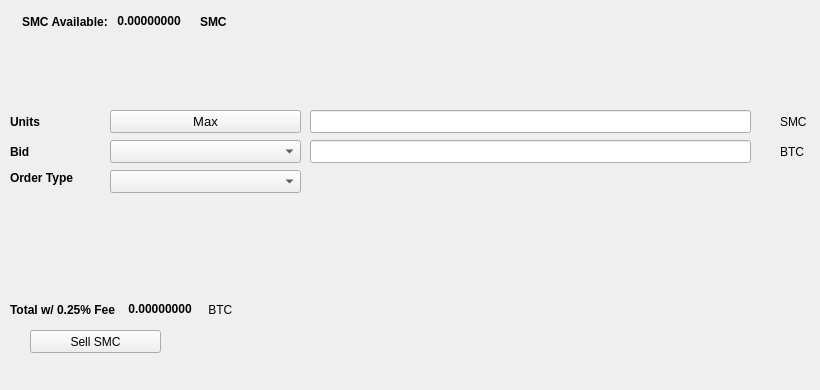
   <widget class="QWidget" name="SellTab">
    <attribute name="title">
     <string>Sell</string>
    </attribute>
    <widget class="QLabel" name="label_16">
     <property name="geometry">
      <rect>
       <x>780</x>
       <y>140</y>
       <width>31</width>
       <height>23</height>
      </rect>
     </property>
     <property name="text">
      <string>BTC</string>
     </property>
    </widget>
    <widget class="QComboBox" name="SellBidcomboBox">
     <property name="geometry">
      <rect>
       <x>110</x>
       <y>140</y>
       <width>191</width>
       <height>23</height>
      </rect>
     </property>
     <property name="font">
      <font>
       <pointsize>10</pointsize>
      </font>
     </property>
    </widget>
    <widget class="QLabel" name="label_18">
     <property name="geometry">
      <rect>
       <x>10</x>
       <y>110</y>
       <width>46</width>
       <height>23</height>
      </rect>
     </property>
     <property name="font">
      <font>
       <weight>75</weight>
       <bold>true</bold>
      </font>
     </property>
     <property name="text">
      <string>Units</string>
     </property>
    </widget>
    <widget class="QPushButton" name="Sell_Max_Amount">
     <property name="geometry">
      <rect>
       <x>110</x>
       <y>110</y>
       <width>191</width>
       <height>23</height>
      </rect>
     </property>
     <property name="font">
      <font>
       <pointsize>10</pointsize>
      </font>
     </property>
     <property name="text">
      <string>Max</string>
     </property>
    </widget>
    <widget class="QLabel" name="label_20">
     <property name="geometry">
      <rect>
       <x>10</x>
       <y>170</y>
       <width>91</width>
       <height>16</height>
      </rect>
     </property>
     <property name="font">
      <font>
       <weight>75</weight>
       <bold>true</bold>
      </font>
     </property>
     <property name="text">
      <string>Order Type</string>
     </property>
    </widget>
    <widget class="QComboBox" name="SellOrdertypeCombo">
     <property name="geometry">
      <rect>
       <x>110</x>
       <y>170</y>
       <width>191</width>
       <height>23</height>
      </rect>
     </property>
     <property name="font">
      <font>
       <pointsize>10</pointsize>
      </font>
     </property>
    </widget>
    <widget class="QLabel" name="label_21">
     <property name="geometry">
      <rect>
       <x>10</x>
       <y>140</y>
       <width>46</width>
       <height>23</height>
      </rect>
     </property>
     <property name="font">
      <font>
       <weight>75</weight>
       <bold>true</bold>
      </font>
     </property>
     <property name="text">
      <string>Bid</string>
     </property>
    </widget>
    <widget class="QLabel" name="label_22">
     <property name="geometry">
      <rect>
       <x>780</x>
       <y>110</y>
       <width>31</width>
       <height>23</height>
      </rect>
     </property>
     <property name="text">
      <string>SMC</string>
     </property>
    </widget>
    <widget class="QLineEdit" name="UnitsInputSMC">
     <property name="geometry">
      <rect>
       <x>310</x>
       <y>110</y>
       <width>441</width>
       <height>23</height>
      </rect>
     </property>
     <property name="font">
      <font>
       <pointsize>9</pointsize>
       <weight>75</weight>
       <bold>true</bold>
      </font>
     </property>
    </widget>
    <widget class="QLineEdit" name="SellBidPriceEdit">
     <property name="geometry">
      <rect>
       <x>310</x>
       <y>140</y>
       <width>441</width>
       <height>23</height>
      </rect>
     </property>
     <property name="font">
      <font>
       <pointsize>9</pointsize>
       <weight>75</weight>
       <bold>true</bold>
      </font>
     </property>
    </widget>
    <widget class="QPushButton" name="SellSMCBTN">
     <property name="geometry">
      <rect>
       <x>30</x>
       <y>330</y>
       <width>131</width>
       <height>23</height>
      </rect>
     </property>
     <property name="text">
      <string>Sell SMC</string>
     </property>
     <property name="icon">
      <iconset resource="../smc">
       <normaloff>:/icons/bitcoin</normaloff>:/icons/bitcoin</iconset>
     </property>
    </widget>
    <widget class="QWidget" name="layoutWidget3">
     <property name="geometry">
      <rect>
       <x>22</x>
       <y>12</y>
       <width>258</width>
       <height>19</height>
      </rect>
     </property>
     <layout class="QHBoxLayout" name="horizontalLayout">
      <item>
       <widget class="QLabel" name="label232_2">
        <property name="font">
         <font>
          <weight>75</weight>
          <bold>true</bold>
         </font>
        </property>
        <property name="text">
         <string>SMC Available:</string>
        </property>
       </widget>
      </item>
      <item>
       <widget class="QLabel" name="SMCAvailableLabel">
        <property name="palette">
         <palette>
          <active>
           <colorrole role="WindowText">
            <brush brushstyle="SolidPattern">
             <color alpha="255">
              <red>0</red>
              <green>0</green>
              <blue>0</blue>
             </color>
            </brush>
           </colorrole>
           <colorrole role="Button">
            <brush brushstyle="SolidPattern">
             <color alpha="255">
              <red>0</red>
              <green>170</green>
              <blue>0</blue>
             </color>
            </brush>
           </colorrole>
           <colorrole role="Light">
            <brush brushstyle="SolidPattern">
             <color alpha="255">
              <red>0</red>
              <green>255</green>
              <blue>0</blue>
             </color>
            </brush>
           </colorrole>
           <colorrole role="Midlight">
            <brush brushstyle="SolidPattern">
             <color alpha="255">
              <red>0</red>
              <green>212</green>
              <blue>0</blue>
             </color>
            </brush>
           </colorrole>
           <colorrole role="Dark">
            <brush brushstyle="SolidPattern">
             <color alpha="255">
              <red>0</red>
              <green>85</green>
              <blue>0</blue>
             </color>
            </brush>
           </colorrole>
           <colorrole role="Mid">
            <brush brushstyle="SolidPattern">
             <color alpha="255">
              <red>0</red>
              <green>113</green>
              <blue>0</blue>
             </color>
            </brush>
           </colorrole>
           <colorrole role="Text">
            <brush brushstyle="SolidPattern">
             <color alpha="255">
              <red>0</red>
              <green>170</green>
              <blue>0</blue>
             </color>
            </brush>
           </colorrole>
           <colorrole role="BrightText">
            <brush brushstyle="SolidPattern">
             <color alpha="255">
              <red>255</red>
              <green>255</green>
              <blue>255</blue>
             </color>
            </brush>
           </colorrole>
           <colorrole role="ButtonText">
            <brush brushstyle="SolidPattern">
             <color alpha="255">
              <red>0</red>
              <green>0</green>
              <blue>0</blue>
             </color>
            </brush>
           </colorrole>
           <colorrole role="Base">
            <brush brushstyle="SolidPattern">
             <color alpha="255">
              <red>255</red>
              <green>255</green>
              <blue>255</blue>
             </color>
            </brush>
           </colorrole>
           <colorrole role="Window">
            <brush brushstyle="SolidPattern">
             <color alpha="255">
              <red>0</red>
              <green>170</green>
              <blue>0</blue>
             </color>
            </brush>
           </colorrole>
           <colorrole role="Shadow">
            <brush brushstyle="SolidPattern">
             <color alpha="255">
              <red>0</red>
              <green>0</green>
              <blue>0</blue>
             </color>
            </brush>
           </colorrole>
           <colorrole role="AlternateBase">
            <brush brushstyle="SolidPattern">
             <color alpha="255">
              <red>127</red>
              <green>212</green>
              <blue>127</blue>
             </color>
            </brush>
           </colorrole>
           <colorrole role="ToolTipBase">
            <brush brushstyle="SolidPattern">
             <color alpha="255">
              <red>255</red>
              <green>255</green>
              <blue>220</blue>
             </color>
            </brush>
           </colorrole>
           <colorrole role="ToolTipText">
            <brush brushstyle="SolidPattern">
             <color alpha="255">
              <red>0</red>
              <green>0</green>
              <blue>0</blue>
             </color>
            </brush>
           </colorrole>
          </active>
          <inactive>
           <colorrole role="WindowText">
            <brush brushstyle="SolidPattern">
             <color alpha="255">
              <red>0</red>
              <green>0</green>
              <blue>0</blue>
             </color>
            </brush>
           </colorrole>
           <colorrole role="Button">
            <brush brushstyle="SolidPattern">
             <color alpha="255">
              <red>0</red>
              <green>170</green>
              <blue>0</blue>
             </color>
            </brush>
           </colorrole>
           <colorrole role="Light">
            <brush brushstyle="SolidPattern">
             <color alpha="255">
              <red>0</red>
              <green>255</green>
              <blue>0</blue>
             </color>
            </brush>
           </colorrole>
           <colorrole role="Midlight">
            <brush brushstyle="SolidPattern">
             <color alpha="255">
              <red>0</red>
              <green>212</green>
              <blue>0</blue>
             </color>
            </brush>
           </colorrole>
           <colorrole role="Dark">
            <brush brushstyle="SolidPattern">
             <color alpha="255">
              <red>0</red>
              <green>85</green>
              <blue>0</blue>
             </color>
            </brush>
           </colorrole>
           <colorrole role="Mid">
            <brush brushstyle="SolidPattern">
             <color alpha="255">
              <red>0</red>
              <green>113</green>
              <blue>0</blue>
             </color>
            </brush>
           </colorrole>
           <colorrole role="Text">
            <brush brushstyle="SolidPattern">
             <color alpha="255">
              <red>0</red>
              <green>170</green>
              <blue>0</blue>
             </color>
            </brush>
           </colorrole>
           <colorrole role="BrightText">
            <brush brushstyle="SolidPattern">
             <color alpha="255">
              <red>255</red>
              <green>255</green>
              <blue>255</blue>
             </color>
            </brush>
           </colorrole>
           <colorrole role="ButtonText">
            <brush brushstyle="SolidPattern">
             <color alpha="255">
              <red>0</red>
              <green>0</green>
              <blue>0</blue>
             </color>
            </brush>
           </colorrole>
           <colorrole role="Base">
            <brush brushstyle="SolidPattern">
             <color alpha="255">
              <red>255</red>
              <green>255</green>
              <blue>255</blue>
             </color>
            </brush>
           </colorrole>
           <colorrole role="Window">
            <brush brushstyle="SolidPattern">
             <color alpha="255">
              <red>0</red>
              <green>170</green>
              <blue>0</blue>
             </color>
            </brush>
           </colorrole>
           <colorrole role="Shadow">
            <brush brushstyle="SolidPattern">
             <color alpha="255">
              <red>0</red>
              <green>0</green>
              <blue>0</blue>
             </color>
            </brush>
           </colorrole>
           <colorrole role="AlternateBase">
            <brush brushstyle="SolidPattern">
             <color alpha="255">
              <red>127</red>
              <green>212</green>
              <blue>127</blue>
             </color>
            </brush>
           </colorrole>
           <colorrole role="ToolTipBase">
            <brush brushstyle="SolidPattern">
             <color alpha="255">
              <red>255</red>
              <green>255</green>
              <blue>220</blue>
             </color>
            </brush>
           </colorrole>
           <colorrole role="ToolTipText">
            <brush brushstyle="SolidPattern">
             <color alpha="255">
              <red>0</red>
              <green>0</green>
              <blue>0</blue>
             </color>
            </brush>
           </colorrole>
          </inactive>
          <disabled>
           <colorrole role="WindowText">
            <brush brushstyle="SolidPattern">
             <color alpha="255">
              <red>0</red>
              <green>85</green>
              <blue>0</blue>
             </color>
            </brush>
           </colorrole>
           <colorrole role="Button">
            <brush brushstyle="SolidPattern">
             <color alpha="255">
              <red>0</red>
              <green>170</green>
              <blue>0</blue>
             </color>
            </brush>
           </colorrole>
           <colorrole role="Light">
            <brush brushstyle="SolidPattern">
             <color alpha="255">
              <red>0</red>
              <green>255</green>
              <blue>0</blue>
             </color>
            </brush>
           </colorrole>
           <colorrole role="Midlight">
            <brush brushstyle="SolidPattern">
             <color alpha="255">
              <red>0</red>
              <green>212</green>
              <blue>0</blue>
             </color>
            </brush>
           </colorrole>
           <colorrole role="Dark">
            <brush brushstyle="SolidPattern">
             <color alpha="255">
              <red>0</red>
              <green>85</green>
              <blue>0</blue>
             </color>
            </brush>
           </colorrole>
           <colorrole role="Mid">
            <brush brushstyle="SolidPattern">
             <color alpha="255">
              <red>0</red>
              <green>113</green>
              <blue>0</blue>
             </color>
            </brush>
           </colorrole>
           <colorrole role="Text">
            <brush brushstyle="SolidPattern">
             <color alpha="255">
              <red>0</red>
              <green>85</green>
              <blue>0</blue>
             </color>
            </brush>
           </colorrole>
           <colorrole role="BrightText">
            <brush brushstyle="SolidPattern">
             <color alpha="255">
              <red>255</red>
              <green>255</green>
              <blue>255</blue>
             </color>
            </brush>
           </colorrole>
           <colorrole role="ButtonText">
            <brush brushstyle="SolidPattern">
             <color alpha="255">
              <red>0</red>
              <green>85</green>
              <blue>0</blue>
             </color>
            </brush>
           </colorrole>
           <colorrole role="Base">
            <brush brushstyle="SolidPattern">
             <color alpha="255">
              <red>0</red>
              <green>170</green>
              <blue>0</blue>
             </color>
            </brush>
           </colorrole>
           <colorrole role="Window">
            <brush brushstyle="SolidPattern">
             <color alpha="255">
              <red>0</red>
              <green>170</green>
              <blue>0</blue>
             </color>
            </brush>
           </colorrole>
           <colorrole role="Shadow">
            <brush brushstyle="SolidPattern">
             <color alpha="255">
              <red>0</red>
              <green>0</green>
              <blue>0</blue>
             </color>
            </brush>
           </colorrole>
           <colorrole role="AlternateBase">
            <brush brushstyle="SolidPattern">
             <color alpha="255">
              <red>0</red>
              <green>170</green>
              <blue>0</blue>
             </color>
            </brush>
           </colorrole>
           <colorrole role="ToolTipBase">
            <brush brushstyle="SolidPattern">
             <color alpha="255">
              <red>255</red>
              <green>255</green>
              <blue>220</blue>
             </color>
            </brush>
           </colorrole>
           <colorrole role="ToolTipText">
            <brush brushstyle="SolidPattern">
             <color alpha="255">
              <red>0</red>
              <green>0</green>
              <blue>0</blue>
             </color>
            </brush>
           </colorrole>
          </disabled>
         </palette>
        </property>
        <property name="font">
         <font>
          <weight>75</weight>
          <bold>true</bold>
         </font>
        </property>
        <property name="text">
         <string> 0.00000000 </string>
        </property>
        <property name="textInteractionFlags">
         <set>Qt::LinksAccessibleByMouse|Qt::TextSelectableByKeyboard|Qt::TextSelectableByMouse</set>
        </property>
       </widget>
      </item>
      <item>
       <widget class="QLabel" name="labelSMC">
        <property name="font">
         <font>
          <weight>75</weight>
          <bold>true</bold>
         </font>
        </property>
        <property name="text">
         <string>SMC</string>
        </property>
       </widget>
      </item>
     </layout>
    </widget>
    <widget class="QWidget" name="layoutWidget">
     <property name="geometry">
      <rect>
       <x>10</x>
       <y>300</y>
       <width>268</width>
       <height>19</height>
      </rect>
     </property>
     <layout class="QHBoxLayout" name="horizontalLayout_2">
      <item>
       <widget class="QLabel" name="label_19">
        <property name="font">
         <font>
          <weight>75</weight>
          <bold>true</bold>
         </font>
        </property>
        <property name="text">
         <string>Total w/ 0.25% Fee </string>
        </property>
       </widget>
      </item>
      <item>
       <widget class="QLabel" name="SellCostLabel">
        <property name="palette">
         <palette>
          <active>
           <colorrole role="WindowText">
            <brush brushstyle="SolidPattern">
             <color alpha="255">
              <red>0</red>
              <green>0</green>
              <blue>0</blue>
             </color>
            </brush>
           </colorrole>
           <colorrole role="Button">
            <brush brushstyle="SolidPattern">
             <color alpha="255">
              <red>0</red>
              <green>170</green>
              <blue>0</blue>
             </color>
            </brush>
           </colorrole>
           <colorrole role="Light">
            <brush brushstyle="SolidPattern">
             <color alpha="255">
              <red>0</red>
              <green>255</green>
              <blue>0</blue>
             </color>
            </brush>
           </colorrole>
           <colorrole role="Midlight">
            <brush brushstyle="SolidPattern">
             <color alpha="255">
              <red>0</red>
              <green>212</green>
              <blue>0</blue>
             </color>
            </brush>
           </colorrole>
           <colorrole role="Dark">
            <brush brushstyle="SolidPattern">
             <color alpha="255">
              <red>0</red>
              <green>85</green>
              <blue>0</blue>
             </color>
            </brush>
           </colorrole>
           <colorrole role="Mid">
            <brush brushstyle="SolidPattern">
             <color alpha="255">
              <red>0</red>
              <green>113</green>
              <blue>0</blue>
             </color>
            </brush>
           </colorrole>
           <colorrole role="Text">
            <brush brushstyle="SolidPattern">
             <color alpha="255">
              <red>0</red>
              <green>170</green>
              <blue>0</blue>
             </color>
            </brush>
           </colorrole>
           <colorrole role="BrightText">
            <brush brushstyle="SolidPattern">
             <color alpha="255">
              <red>255</red>
              <green>255</green>
              <blue>255</blue>
             </color>
            </brush>
           </colorrole>
           <colorrole role="ButtonText">
            <brush brushstyle="SolidPattern">
             <color alpha="255">
              <red>0</red>
              <green>0</green>
              <blue>0</blue>
             </color>
            </brush>
           </colorrole>
           <colorrole role="Base">
            <brush brushstyle="SolidPattern">
             <color alpha="255">
              <red>255</red>
              <green>255</green>
              <blue>255</blue>
             </color>
            </brush>
           </colorrole>
           <colorrole role="Window">
            <brush brushstyle="SolidPattern">
             <color alpha="255">
              <red>0</red>
              <green>170</green>
              <blue>0</blue>
             </color>
            </brush>
           </colorrole>
           <colorrole role="Shadow">
            <brush brushstyle="SolidPattern">
             <color alpha="255">
              <red>0</red>
              <green>0</green>
              <blue>0</blue>
             </color>
            </brush>
           </colorrole>
           <colorrole role="AlternateBase">
            <brush brushstyle="SolidPattern">
             <color alpha="255">
              <red>127</red>
              <green>212</green>
              <blue>127</blue>
             </color>
            </brush>
           </colorrole>
           <colorrole role="ToolTipBase">
            <brush brushstyle="SolidPattern">
             <color alpha="255">
              <red>255</red>
              <green>255</green>
              <blue>220</blue>
             </color>
            </brush>
           </colorrole>
           <colorrole role="ToolTipText">
            <brush brushstyle="SolidPattern">
             <color alpha="255">
              <red>0</red>
              <green>0</green>
              <blue>0</blue>
             </color>
            </brush>
           </colorrole>
          </active>
          <inactive>
           <colorrole role="WindowText">
            <brush brushstyle="SolidPattern">
             <color alpha="255">
              <red>0</red>
              <green>0</green>
              <blue>0</blue>
             </color>
            </brush>
           </colorrole>
           <colorrole role="Button">
            <brush brushstyle="SolidPattern">
             <color alpha="255">
              <red>0</red>
              <green>170</green>
              <blue>0</blue>
             </color>
            </brush>
           </colorrole>
           <colorrole role="Light">
            <brush brushstyle="SolidPattern">
             <color alpha="255">
              <red>0</red>
              <green>255</green>
              <blue>0</blue>
             </color>
            </brush>
           </colorrole>
           <colorrole role="Midlight">
            <brush brushstyle="SolidPattern">
             <color alpha="255">
              <red>0</red>
              <green>212</green>
              <blue>0</blue>
             </color>
            </brush>
           </colorrole>
           <colorrole role="Dark">
            <brush brushstyle="SolidPattern">
             <color alpha="255">
              <red>0</red>
              <green>85</green>
              <blue>0</blue>
             </color>
            </brush>
           </colorrole>
           <colorrole role="Mid">
            <brush brushstyle="SolidPattern">
             <color alpha="255">
              <red>0</red>
              <green>113</green>
              <blue>0</blue>
             </color>
            </brush>
           </colorrole>
           <colorrole role="Text">
            <brush brushstyle="SolidPattern">
             <color alpha="255">
              <red>0</red>
              <green>170</green>
              <blue>0</blue>
             </color>
            </brush>
           </colorrole>
           <colorrole role="BrightText">
            <brush brushstyle="SolidPattern">
             <color alpha="255">
              <red>255</red>
              <green>255</green>
              <blue>255</blue>
             </color>
            </brush>
           </colorrole>
           <colorrole role="ButtonText">
            <brush brushstyle="SolidPattern">
             <color alpha="255">
              <red>0</red>
              <green>0</green>
              <blue>0</blue>
             </color>
            </brush>
           </colorrole>
           <colorrole role="Base">
            <brush brushstyle="SolidPattern">
             <color alpha="255">
              <red>255</red>
              <green>255</green>
              <blue>255</blue>
             </color>
            </brush>
           </colorrole>
           <colorrole role="Window">
            <brush brushstyle="SolidPattern">
             <color alpha="255">
              <red>0</red>
              <green>170</green>
              <blue>0</blue>
             </color>
            </brush>
           </colorrole>
           <colorrole role="Shadow">
            <brush brushstyle="SolidPattern">
             <color alpha="255">
              <red>0</red>
              <green>0</green>
              <blue>0</blue>
             </color>
            </brush>
           </colorrole>
           <colorrole role="AlternateBase">
            <brush brushstyle="SolidPattern">
             <color alpha="255">
              <red>127</red>
              <green>212</green>
              <blue>127</blue>
             </color>
            </brush>
           </colorrole>
           <colorrole role="ToolTipBase">
            <brush brushstyle="SolidPattern">
             <color alpha="255">
              <red>255</red>
              <green>255</green>
              <blue>220</blue>
             </color>
            </brush>
           </colorrole>
           <colorrole role="ToolTipText">
            <brush brushstyle="SolidPattern">
             <color alpha="255">
              <red>0</red>
              <green>0</green>
              <blue>0</blue>
             </color>
            </brush>
           </colorrole>
          </inactive>
          <disabled>
           <colorrole role="WindowText">
            <brush brushstyle="SolidPattern">
             <color alpha="255">
              <red>0</red>
              <green>85</green>
              <blue>0</blue>
             </color>
            </brush>
           </colorrole>
           <colorrole role="Button">
            <brush brushstyle="SolidPattern">
             <color alpha="255">
              <red>0</red>
              <green>170</green>
              <blue>0</blue>
             </color>
            </brush>
           </colorrole>
           <colorrole role="Light">
            <brush brushstyle="SolidPattern">
             <color alpha="255">
              <red>0</red>
              <green>255</green>
              <blue>0</blue>
             </color>
            </brush>
           </colorrole>
           <colorrole role="Midlight">
            <brush brushstyle="SolidPattern">
             <color alpha="255">
              <red>0</red>
              <green>212</green>
              <blue>0</blue>
             </color>
            </brush>
           </colorrole>
           <colorrole role="Dark">
            <brush brushstyle="SolidPattern">
             <color alpha="255">
              <red>0</red>
              <green>85</green>
              <blue>0</blue>
             </color>
            </brush>
           </colorrole>
           <colorrole role="Mid">
            <brush brushstyle="SolidPattern">
             <color alpha="255">
              <red>0</red>
              <green>113</green>
              <blue>0</blue>
             </color>
            </brush>
           </colorrole>
           <colorrole role="Text">
            <brush brushstyle="SolidPattern">
             <color alpha="255">
              <red>0</red>
              <green>85</green>
              <blue>0</blue>
             </color>
            </brush>
           </colorrole>
           <colorrole role="BrightText">
            <brush brushstyle="SolidPattern">
             <color alpha="255">
              <red>255</red>
              <green>255</green>
              <blue>255</blue>
             </color>
            </brush>
           </colorrole>
           <colorrole role="ButtonText">
            <brush brushstyle="SolidPattern">
             <color alpha="255">
              <red>0</red>
              <green>85</green>
              <blue>0</blue>
             </color>
            </brush>
           </colorrole>
           <colorrole role="Base">
            <brush brushstyle="SolidPattern">
             <color alpha="255">
              <red>0</red>
              <green>170</green>
              <blue>0</blue>
             </color>
            </brush>
           </colorrole>
           <colorrole role="Window">
            <brush brushstyle="SolidPattern">
             <color alpha="255">
              <red>0</red>
              <green>170</green>
              <blue>0</blue>
             </color>
            </brush>
           </colorrole>
           <colorrole role="Shadow">
            <brush brushstyle="SolidPattern">
             <color alpha="255">
              <red>0</red>
              <green>0</green>
              <blue>0</blue>
             </color>
            </brush>
           </colorrole>
           <colorrole role="AlternateBase">
            <brush brushstyle="SolidPattern">
             <color alpha="255">
              <red>0</red>
              <green>170</green>
              <blue>0</blue>
             </color>
            </brush>
           </colorrole>
           <colorrole role="ToolTipBase">
            <brush brushstyle="SolidPattern">
             <color alpha="255">
              <red>255</red>
              <green>255</green>
              <blue>220</blue>
             </color>
            </brush>
           </colorrole>
           <colorrole role="ToolTipText">
            <brush brushstyle="SolidPattern">
             <color alpha="255">
              <red>0</red>
              <green>0</green>
              <blue>0</blue>
             </color>
            </brush>
           </colorrole>
          </disabled>
         </palette>
        </property>
        <property name="font">
         <font>
          <weight>75</weight>
          <bold>true</bold>
         </font>
        </property>
        <property name="autoFillBackground">
         <bool>false</bool>
        </property>
        <property name="text">
         <string> 0.00000000</string>
        </property>
        <property name="textInteractionFlags">
         <set>Qt::LinksAccessibleByMouse|Qt::TextSelectableByMouse</set>
        </property>
       </widget>
      </item>
      <item>
       <widget class="QLabel" name="label_17">
        <property name="font">
         <font>
          <weight>50</weight>
          <bold>false</bold>
         </font>
        </property>
        <property name="text">
         <string> BTC</string>
        </property>
       </widget>
      </item>
     </layout>
    </widget>
    <widget class="QLabel" name="label_23">
     <property name="geometry">
      <rect>
       <x>460</x>
       <y>300</y>
       <width>281</width>
       <height>81</height>
      </rect>
     </property>
     <property name="text">
      <string/>
     </property>
     <property name="pixmap">
      <pixmap>:/images/bittrex</pixmap>
     </property>
    </widget>
   </widget>
